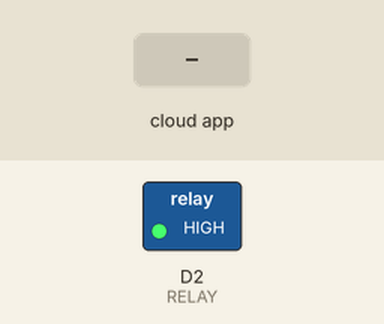
A sketch run on a simulated ESP8266 (NodeMCU). Shown: switched loads named in the sketch (green lamp = pin HIGH). Inputs (shaded band) come from the test bench. WiFi joins after 1.5 s; servers stay silent unless stated; no MQTT or app messages arrive unless stated; what the sketch prints to the serial monitor is not drawn.

Above: at 2.7 s.
2.8 s: the phone or cloud app sets escritorio to ON
At 3.4 s:
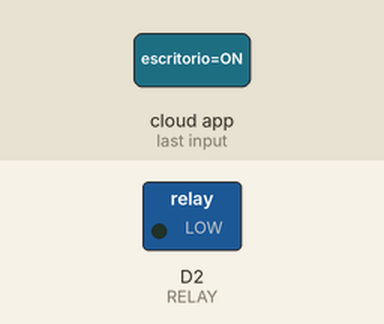
4.3 s: the phone or cloud app sets escritorio to OFF
At 4.8 s:
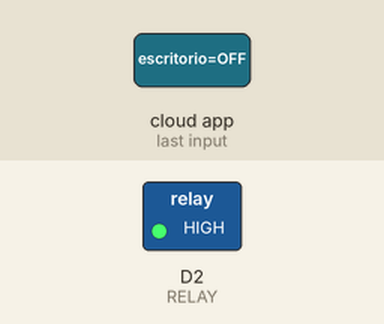
Timing chart, 0 to 7.3 s (numbered marks = the images above; inputs shaded):
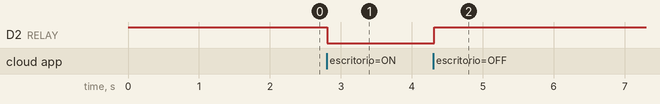

Measured:
- after the input at 2.8 s, D2 (RELAY): HIGH → LOW at once
- after the input at 4.3 s, D2 (RELAY): LOW → HIGH at once

The sketch:

sensor1.ino
```cpp
#include <ESP8266WiFi.h>
#include "Adafruit_MQTT.h"
#include "Adafruit_MQTT_Client.h"

#define RELAY D2

/************************* WiFi Access Point *********************************/

#define WLAN_SSID       "rede"         // TROQUE PELO NOME DA SUA REDE
#define WLAN_PASS       "senha"        // TROQUE PELA SENHA DA SUA REDE

/************************* Adafruit.io Setup *********************************/

#define AIO_SERVER      "io.adafruit.com"
#define AIO_SERVERPORT  8883
#define AIO_USERNAME    "usuario"     // TROQUE PELO SEU USUARIO
#define AIO_KEY         "chave"       // TROQUE PELO SUA CHAVE

/*************************    Global State    *******************************/

WiFiClientSecure client;
Adafruit_MQTT_Client mqtt(&client, AIO_SERVER, AIO_SERVERPORT, AIO_USERNAME, AIO_USERNAME, AIO_KEY);

/****************************** Feeds ***************************************/

Adafruit_MQTT_Subscribe escritorio = Adafruit_MQTT_Subscribe(&mqtt, AIO_USERNAME "/feeds/escritorio");

/*************************** Sketch Code ************************************/

void MQTT_connect();

void setup() {
  pinMode(RELAY, OUTPUT);
  digitalWrite(RELAY, HIGH);

  Serial.begin(115200);
  delay(10);

  Serial.println();
  Serial.print("Connecting to ");
  Serial.println(WLAN_SSID);

  WiFi.begin(WLAN_SSID, WLAN_PASS);
  while (WiFi.status() != WL_CONNECTED) {
    delay(500);
    Serial.print(".");
  }
  Serial.println();

  Serial.println("WiFi connected");

  mqtt.subscribe(&escritorio);
}

void loop() {

  MQTT_connect();

  Adafruit_MQTT_Subscribe *subscription;
  while ((subscription = mqtt.readSubscription(5000))) {
    if (subscription == &escritorio) {
      Serial.print(F("On-Off button: "));
      Serial.println((char *)escritorio.lastread);

      if (strcmp((char *)escritorio.lastread, "ON") == 0) {
        digitalWrite(RELAY, LOW);
      }
      if (strcmp((char *)escritorio.lastread, "OFF") == 0) {
        digitalWrite(RELAY, HIGH);
      }
    }
  }

  if(! mqtt.ping()) {
    mqtt.disconnect();
  }
}

void MQTT_connect() {
  int8_t ret;

  if (mqtt.connected()) {
    return;
  }

  Serial.print("Connecting to MQTT... ");

  uint8_t retries = 3;
  while ((ret = mqtt.connect()) != 0) {
       Serial.println(mqtt.connectErrorString(ret));
       Serial.println("Retrying MQTT connection in 5 seconds...");
       mqtt.disconnect();
       delay(5000);
       retries--;
       if (retries == 0) {
         while (1);
       }
  }
  Serial.println("MQTT Connected!");
}
```
